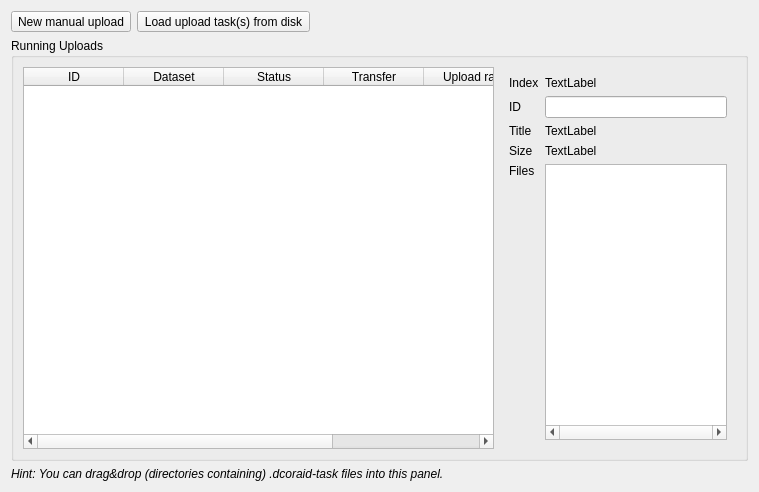
<?xml version="1.0" encoding="UTF-8"?>
<ui version="4.0">
 <class>Form</class>
 <widget class="QWidget" name="Form">
  <property name="geometry">
   <rect>
    <x>0</x>
    <y>0</y>
    <width>759</width>
    <height>492</height>
   </rect>
  </property>
  <property name="windowTitle">
   <string>Form</string>
  </property>
  <layout class="QVBoxLayout" name="verticalLayout">
   <item>
    <layout class="QHBoxLayout" name="horizontalLayout_8">
     <item>
      <widget class="QToolButton" name="toolButton_new_upload">
       <property name="text">
        <string>New manual upload</string>
       </property>
       <property name="icon">
        <iconset theme="people-carry">
         <normaloff>.</normaloff>.</iconset>
       </property>
       <property name="toolButtonStyle">
        <enum>Qt::ToolButtonTextBesideIcon</enum>
       </property>
      </widget>
     </item>
     <item>
      <widget class="QToolButton" name="toolButton_load_upload_tasks">
       <property name="text">
        <string>Load upload task(s) from disk</string>
       </property>
       <property name="icon">
        <iconset theme="shipping-fast">
         <normaloff>.</normaloff>.</iconset>
       </property>
       <property name="popupMode">
        <enum>QToolButton::InstantPopup</enum>
       </property>
       <property name="toolButtonStyle">
        <enum>Qt::ToolButtonTextBesideIcon</enum>
       </property>
      </widget>
     </item>
     <item>
      <spacer name="horizontalSpacer_2">
       <property name="orientation">
        <enum>Qt::Horizontal</enum>
       </property>
       <property name="sizeHint" stdset="0">
        <size>
         <width>40</width>
         <height>20</height>
        </size>
       </property>
      </spacer>
     </item>
    </layout>
   </item>
   <item>
    <widget class="QGroupBox" name="groupBox">
     <property name="sizePolicy">
      <sizepolicy hsizetype="Preferred" vsizetype="Expanding">
       <horstretch>0</horstretch>
       <verstretch>0</verstretch>
      </sizepolicy>
     </property>
     <property name="title">
      <string>Running Uploads</string>
     </property>
     <layout class="QHBoxLayout" name="horizontalLayout" stretch="2,1">
      <item>
       <widget class="UploadTableWidget" name="widget_jobs">
        <column>
         <property name="text">
          <string>ID</string>
         </property>
        </column>
        <column>
         <property name="text">
          <string>Dataset</string>
         </property>
        </column>
        <column>
         <property name="text">
          <string>Status</string>
         </property>
        </column>
        <column>
         <property name="text">
          <string>Transfer</string>
         </property>
        </column>
        <column>
         <property name="text">
          <string>Upload rate</string>
         </property>
        </column>
        <column>
         <property name="text">
          <string>Actions</string>
         </property>
        </column>
       </widget>
      </item>
      <item>
       <widget class="QWidget" name="widget_info" native="true">
        <layout class="QFormLayout" name="formLayout">
         <item row="1" column="0">
          <widget class="QLabel" name="label">
           <property name="text">
            <string>ID</string>
           </property>
          </widget>
         </item>
         <item row="1" column="1">
          <widget class="QLineEdit" name="lineEdit_id">
           <property name="readOnly">
            <bool>true</bool>
           </property>
          </widget>
         </item>
         <item row="2" column="0">
          <widget class="QLabel" name="label_3">
           <property name="text">
            <string>Title</string>
           </property>
          </widget>
         </item>
         <item row="2" column="1">
          <widget class="QLabel" name="label_title">
           <property name="text">
            <string>TextLabel</string>
           </property>
          </widget>
         </item>
         <item row="3" column="0">
          <widget class="QLabel" name="label_5">
           <property name="text">
            <string>Size</string>
           </property>
          </widget>
         </item>
         <item row="3" column="1">
          <widget class="QLabel" name="label_size">
           <property name="text">
            <string>TextLabel</string>
           </property>
          </widget>
         </item>
         <item row="5" column="1">
          <widget class="QPlainTextEdit" name="plainTextEdit_paths">
           <property name="horizontalScrollBarPolicy">
            <enum>Qt::ScrollBarAlwaysOn</enum>
           </property>
           <property name="lineWrapMode">
            <enum>QPlainTextEdit::NoWrap</enum>
           </property>
           <property name="readOnly">
            <bool>true</bool>
           </property>
          </widget>
         </item>
         <item row="5" column="0">
          <widget class="QLabel" name="label_2">
           <property name="text">
            <string>Files</string>
           </property>
           <property name="alignment">
            <set>Qt::AlignLeading|Qt::AlignLeft|Qt::AlignTop</set>
           </property>
          </widget>
         </item>
         <item row="0" column="0">
          <widget class="QLabel" name="label_4">
           <property name="text">
            <string>Index</string>
           </property>
          </widget>
         </item>
         <item row="0" column="1">
          <widget class="QLabel" name="label_index">
           <property name="text">
            <string>TextLabel</string>
           </property>
          </widget>
         </item>
        </layout>
       </widget>
      </item>
     </layout>
    </widget>
   </item>
   <item>
    <widget class="QLabel" name="label_6">
     <property name="enabled">
      <bool>true</bool>
     </property>
     <property name="text">
      <string>&lt;html&gt;&lt;head/&gt;&lt;body&gt;&lt;p&gt;&lt;span style=&quot; font-style:italic;&quot;&gt;Hint: You can drag&amp;amp;drop (directories containing) .dcoraid-task files into this panel.&lt;/span&gt;&lt;/p&gt;&lt;/body&gt;&lt;/html&gt;</string>
     </property>
    </widget>
   </item>
  </layout>
 </widget>
 <customwidgets>
  <customwidget>
   <class>UploadTableWidget</class>
   <extends>QTableWidget</extends>
   <header>dcoraid.gui.panel_uploads.widget_upload</header>
  </customwidget>
 </customwidgets>
 <resources/>
 <connections/>
</ui>
